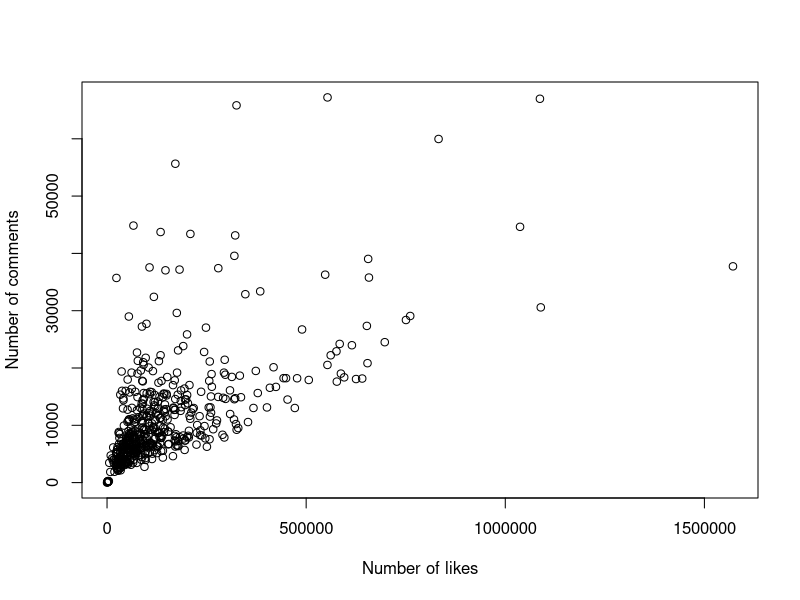
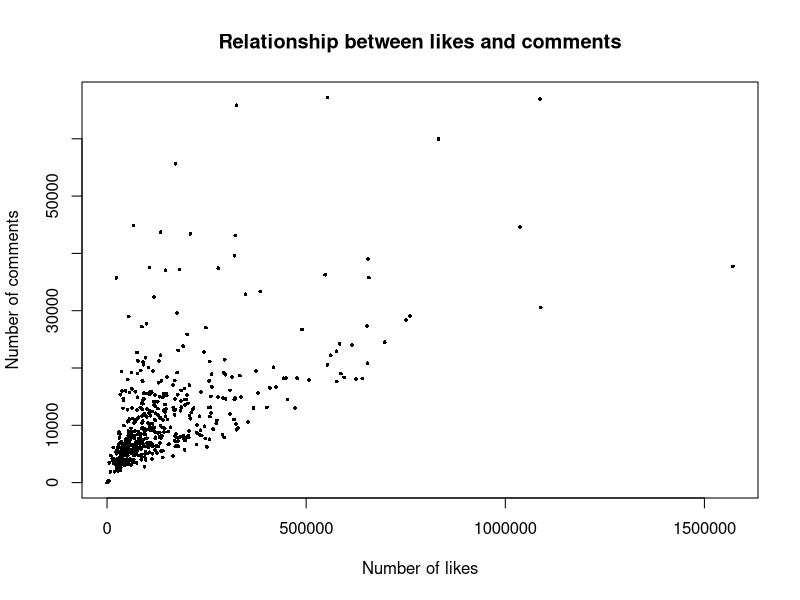

Write the R code that produced these figures, in order.
################################################################
## Bivariate Analysis
## Author: Pablo Barbera
## Social Media and Political Participation
## Lab 2, January 7th 2014
################################################################

## As usual, before we run anything, we make sure to change the working
## directory to where we have all our code and data stored. In my case, it is:
setwd("~/Dropbox/teaching_2014/code")
## But it will different for yours! Click on the wheel on the files tab on
## the bottom right panel; then choose "set as working directory"; and paste
## here in the script what you see on the console

## We will work with the same dataset as before
dataset <- read.csv("lab1_obama_data.csv", stringsAsFactors=F)

####################################################
### BIVARIATE ANALYSIS: 2 CATEGORICAL VARIABLES ####
####################################################

## contingency table: relationship between month of the year and type of post
table(dataset$month, dataset$type)

########################################################
### BIVARIATE ANALYSIS: 1 CONTINUOUS, 1 CATEGORICAL ####
########################################################

## average number of likes received by posts published each month
aggregate(dataset$likes_count, 
          by=list(month=dataset$month), 
          FUN=mean)
# note that "aggregate" has 3 options:
# 1) the continuous variable that we want to aggregate
# 2) the categorical variable over which we will aggregate (inside a 'list' function)
# 3) FUN=mean indicates that we want to compute the mean

# For example, imagine that we want to compute the sum (total) number of likes by month
aggregate(dataset$likes_count, 
          by=list(month=dataset$month), 
          FUN=sum)

# what about the maximum?
aggregate(dataset$likes_count, 
          by=list(month=dataset$month), 
          FUN=max)

###################################################
### BIVARIATE ANALYSIS: 2 CONTINUOUS VARIABLES ####
###################################################

# do posts that get more likes also receive more comments?
cor(dataset$likes_count, dataset$comments_count)
# a correlation coefficient of +0.62 indicates a positive association (more likes = more comments)

# scatter plot comparing number of likes and number of comments
plot(x=dataset$likes_count, y=dataset$comments_count,
     xlab="Number of likes", ylab="Number of comments")

# we can modify the type of dots to make it look prettier
plot(x=dataset$likes_count, y=dataset$comments_count,
     xlab="Number of likes", ylab="Number of comments",
     pch=16, cex=0.50, main="Relationship between likes and comments")
# pch=16 means we want to use dark circles
# cex=0.50 means we want to make them 50% smaller







